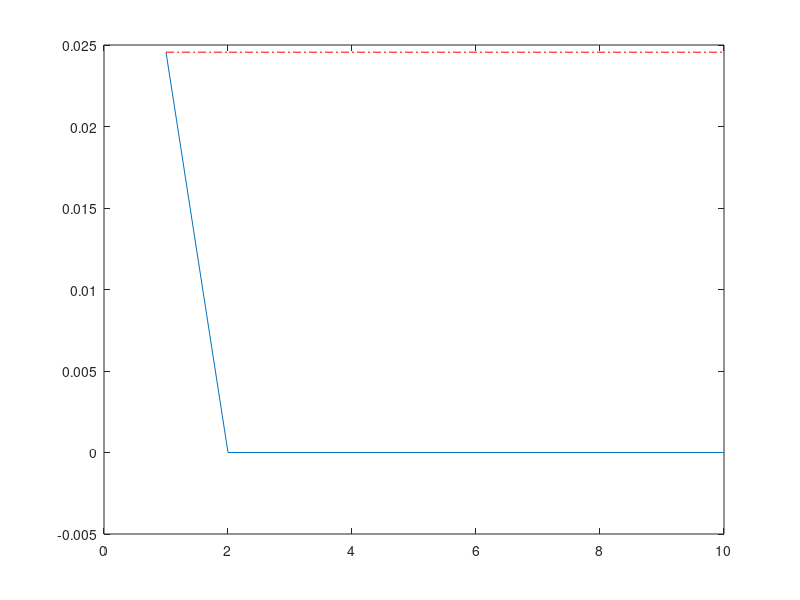

MATLAB code for this plot:
% CFO Experiment

% Create a periodic preamble
s = [ mod(1:16, 2), mod(1:16, 2) ] / sqrt(32);
v = 2 * (randn(1,32) + 1j*randn(1,32));
y = s .* exp(2j*pi*0.025*(0:31)) + v;
y1 = y;

estimates = zeros(2, 1);
for index = 1:10
    estimate = angle(conj(y1(1:16))*y1(17:end).')/(16*2*pi);
    y1 = y1 .* exp(-2j*pi*estimate*(0:31));
    estimates(index) = estimate;
end

figure()
plot(estimates); hold on;
plot(cumsum(estimates), 'r-.'); hold off;
